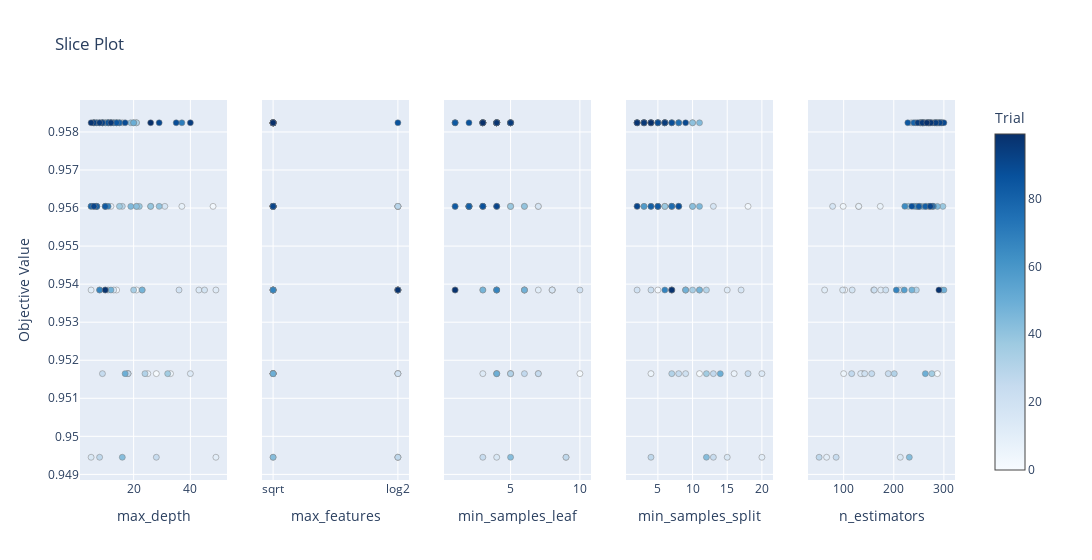

The notebook cell saved with this chart:
### Code cell
# 4. Slice Plot: Shows how individual parameters affect the objective value
print("\n=== Slice Plot ===")
print("This plot shows the relationship between each parameter and the objective value.")
print("The vertical lines show the current best values for each parameter.\n")

from optuna.visualization import plot_slice
fig_slice = plot_slice(study_rf)
fig_slice.show()
